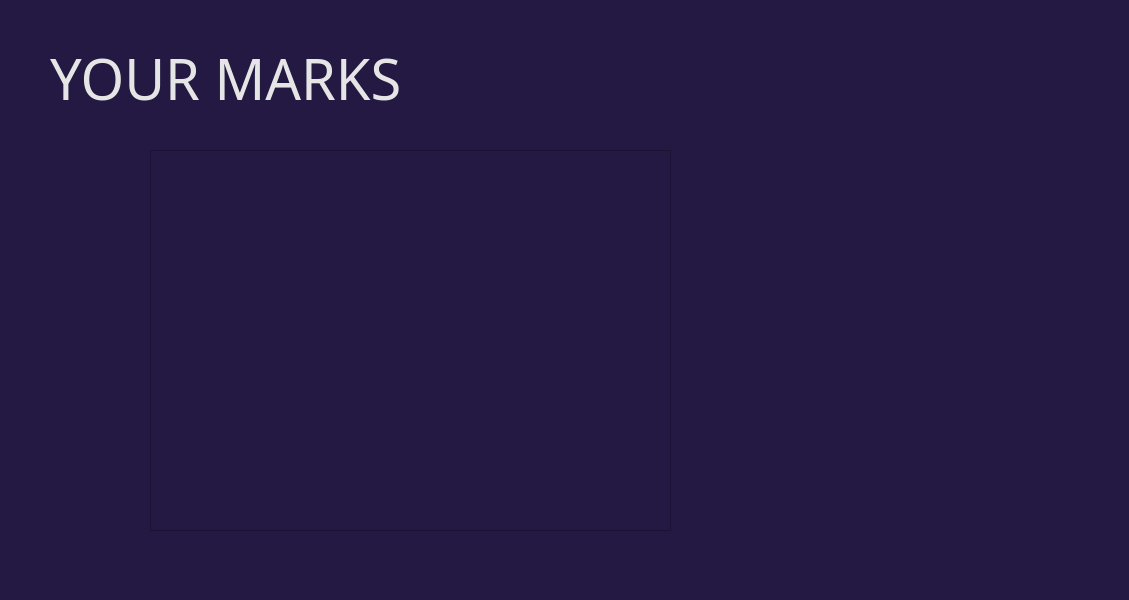
<?xml version="1.0" encoding="UTF-8"?>
<ui version="4.0">
 <class>Form</class>
 <widget class="QWidget" name="Form">
  <property name="geometry">
   <rect>
    <x>0</x>
    <y>0</y>
    <width>1129</width>
    <height>600</height>
   </rect>
  </property>
  <property name="windowTitle">
   <string>Form</string>
  </property>
  <property name="styleSheet">
   <string notr="true">background-color: rgb(35, 25, 66);</string>
  </property>
  <widget class="QLabel" name="label_2">
   <property name="geometry">
    <rect>
     <x>50</x>
     <y>40</y>
     <width>411</width>
     <height>77</height>
    </rect>
   </property>
   <property name="font">
    <font>
     <family>Montserrat ExtraBold</family>
     <pointsize>42</pointsize>
    </font>
   </property>
   <property name="styleSheet">
    <string notr="true">background:None;
color: rgb(229, 229, 229);
image:None;
</string>
   </property>
   <property name="text">
    <string>YOUR MARKS</string>
   </property>
   <property name="alignment">
    <set>Qt::AlignJustify|Qt::AlignVCenter</set>
   </property>
  </widget>
  <widget class="QScrollArea" name="scrollArea">
   <property name="geometry">
    <rect>
     <x>150</x>
     <y>150</y>
     <width>521</width>
     <height>381</height>
    </rect>
   </property>
   <property name="widgetResizable">
    <bool>true</bool>
   </property>
   <widget class="QWidget" name="scrollAreaWidgetContents_2">
    <property name="geometry">
     <rect>
      <x>0</x>
      <y>0</y>
      <width>519</width>
      <height>379</height>
     </rect>
    </property>
   </widget>
  </widget>
 </widget>
 <resources/>
 <connections/>
</ui>
